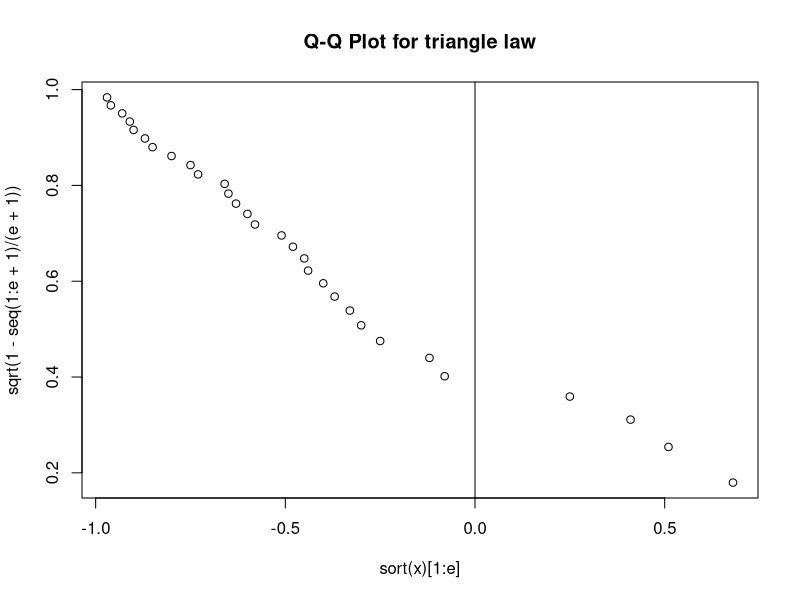

The R script that drew this image:
x <- c(-0.97,-0.96,-0.93,-0.91,-0.90,-0.87,-0.85,-0.80,-0.75,-0.73,-0.66,-0.65,-0.63,-0.60,-0.58,-0.51,-0.48,-0.45,-0.44,-0.40,-0.37,-0.33,-0.30,-0.25,-0.12,-0.08,0.25,0.41,0.51,0.68)

displayFixedWidth <- function(x) {
  k=sturge(x)
  print(k)
  a0=min(x)-0.025*(max(x)-min(x))
  ak=max(x)+0.025*(max(x)-min(x))
  h=(ak-a0)/k
  
  hist = hist(x, prob=T, breaks=seq(a0,ak,h), xlim=c(a0,ak), main="Histogramme à largeur fixée")
  lines(hist$mids, hist$density, lwd=3, col="Red")
  lines(density(x), lwd=3, col="Blue")
  
  # partie specifique au partiel 2017
  t = -3*mean(x)
  x0 = seq(-t,t,0.001)
  y = (t-x0)/(2*t*t)
  lines(x0, y, lwd=3, col="Green")
  
  
  
  plot(ecdf(x), main="Fonction de répartition empirique pour largeur fixée")
}

displayFixedEffec <- function(x) {
  x = sort(x)
  k=sturge(x)
  h = length(x)/k
  i=1
  j=1
  res <- numeric(length = k+1)
  while(i<=length(x)) {
    res[j] = x[i]
    i = i+h
    j=j+1
  }
  res[k+1]=max(x)
  
  print(res)
  hist = hist(x, prob=T, breaks=res, main="Histogramme à effectif fixé")
  lines(hist$mids, hist$density, lwd=3, col="Red")
  lines(density(x), lwd=3, col="Blue")
  plot(ecdf(x), main="Fonction de répartition empirique pour effectif fixé")
}

sturge <- function(x) {
  res = (round(1 + log(length(x)) / log(2)))
  if(res < 5) {
    res = 5
  }
  return(res)
}

triangleQQplot <- function(x) {
  e=length(x)
  plot(sort(x)[1:e],sqrt(1-seq(1:e+1)/(e+1)), main="Q-Q Plot for triangle law") #ylim=c(-2.5,0.1),
  abline(v=0)
  abline(h=0)
}

simul_triangle <- function(nbTirage, t) {
  u <- runif(nbTirage)
  return(t-2*t*sqrt(1-u))
}

check_simul_triangle <- function(nbSimul) {
  t <- 5
  esperanceEmp <- 0
  esperanceTh <- -t/3
  varianceEmp <- 0
  varianceTh <- 2*t*t/9
  for(i in 1:nbSimul){
    vect <- simul_triangle(30, t)
    esperanceEmp <- mean(vect) + esperanceEmp
    varianceEmp <- var(vect) + varianceEmp
  }
  esperanceEmp <- esperanceEmp / nbSimul
  varianceEmp <- varianceEmp / nbSimul
  cat("\nQualité de l'espérance : ", 100*esperanceEmp/esperanceTh, "%")
  cat("\nQualité de la variance : ", 100*varianceEmp/varianceTh, "%")
}

simul_boris <- function(nbSimul) {
  tSim <- 0
  t <- 10
  scoreDispersion <- 0
  for(i in 1:nbSimul){
    vect <- simul_triangle(30, t)
    tSim <- max(vect) + tSim
    scoreDispersion <- scoreDispersion + abs(tSim-t)
  }
  tSim <- tSim/nbSimul
  scoreDispersion <- scoreDispersion
  cat(tSim)
  cat("\nbiais = ", ((tSim/t)*100), "%")
  cat("\nScore dispersion = ", scoreDispersion,"\n")
}


simul_charles <- function(nbSimul) {
  tSim <- 0
  t <- 10
  scoreDispersion <- 0
  for(i in 1:nbSimul){
    vect <- simul_triangle(30, t)
    tSim <- -min(vect) + tSim
    scoreDispersion <- scoreDispersion + abs(tSim-t)
  }
  tSim <- tSim/nbSimul
  scoreDispersion <- scoreDispersion
  cat(tSim)
  cat("\nbiais = ", ((tSim/t)*100), "%")
  cat("\nScore dispersion = ", scoreDispersion,"\n")
}

simul_david <- function(nbSimul) {
  tSim <- 0
  t <- 10
  scoreDispersion <- 0
  for(i in 1:nbSimul){
    vect <- simul_triangle(30, t)
    tSim <- (max(vect)-min(vect))/2 + tSim
    scoreDispersion <- scoreDispersion + abs(tSim-t)
  }
  tSim <- tSim/nbSimul
  scoreDispersion <- scoreDispersion
  cat(tSim)
  cat("\nbiais = ", ((tSim/t)*100), "%")
  cat("\nScore dispersion = ", scoreDispersion,"\n")
}

simul_albert <- function(nbSimul) {
  tSim <- 0
  t <- 10
  scoreDispersion <- 0
  for(i in 1:nbSimul){
    vect <- simul_triangle(30, t)
    tSim <- -3*mean(vect) + tSim
    scoreDispersion <- scoreDispersion + abs(tSim-t)
  }
  tSim <- tSim/nbSimul
  scoreDispersion <- scoreDispersion
  cat(tSim)
  cat("\nbiais = ", ((tSim/t)*100), "%")
  cat("\nScore dispersion = ", scoreDispersion,"\n")
}

triangleQQplot(x)
# displayFixedWidth(x)
# simul_boris(10000)
# simul_charles(10000)
# simul_david(10000)
# simul_albert(10000)